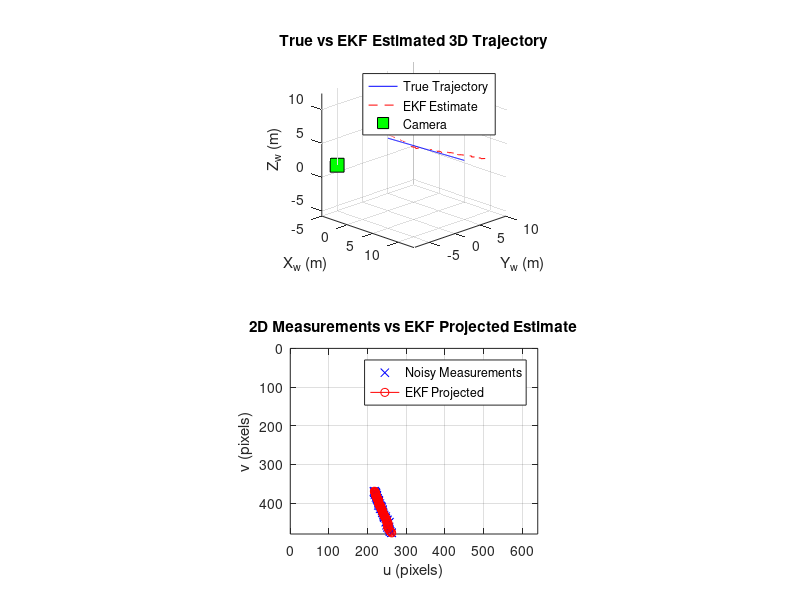
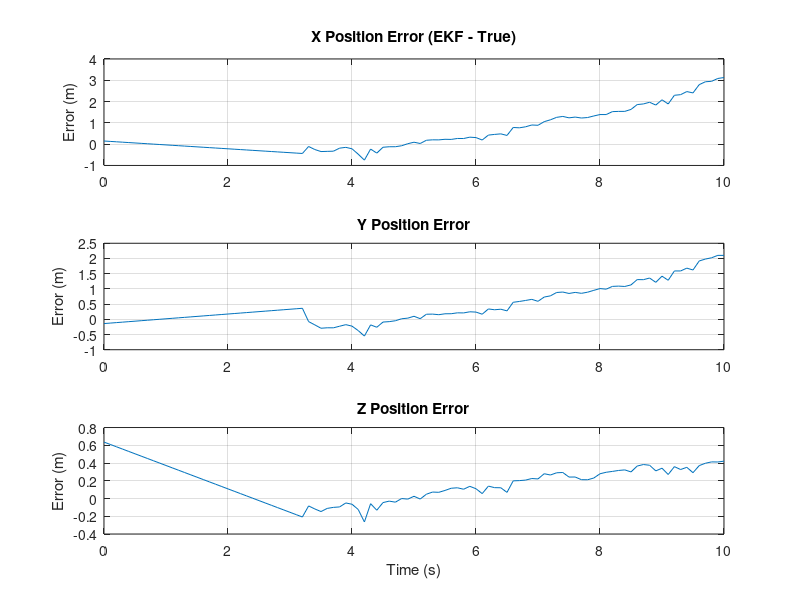
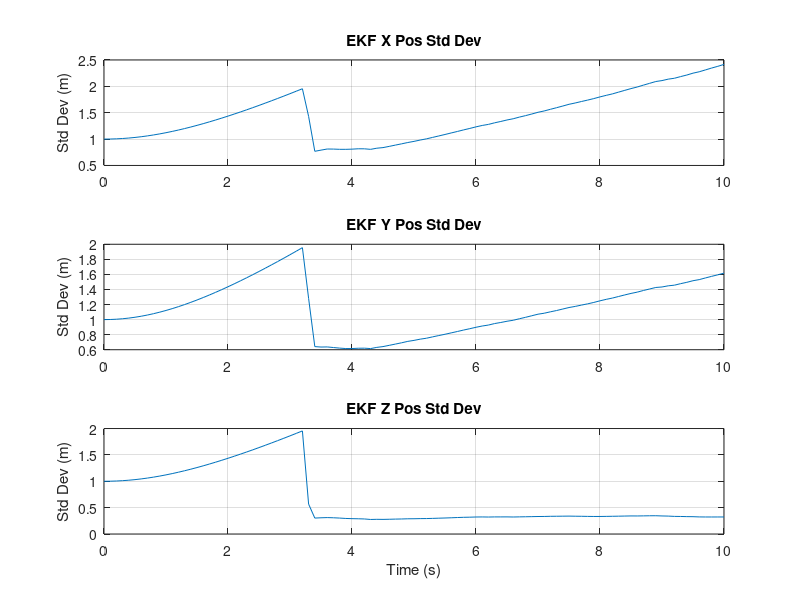

Source code (MATLAB) for these figures, in order:
% Simulation

% Simulates the 3D trajectory of a single object and then projects this trajectory
% onto the 2D image plane of a virtual pinhole camera.
% It then uses an EKF to estimate the 3D trajectory from the noisy 2D measurements.

%% Section 01: Time Vector

total_time = 10;
dt = 0.1;
time_vector = 0:dt:total_time;

%% Section 02: Object Initial State and Velocity Vector (True Trajectory)

initial_position = [0; 0; 5]; % [x; y; z] (metres)
const_velocity = [1; 0.5; -0.2];   % [vx; vy; vz] (m/s)

%% Section 03: Calculating True 3D Trajectory

num_steps          = length(time_vector);
true_trajectory_3D = zeros(3, num_steps); % Store true [x; y; z] in each column
true_state         = zeros(6, num_steps); % Store true [x;y;z;vx;vy;vz] in each column

% Accessing First Column 
true_trajectory_3D(:, 1) = initial_position;
true_state(1:3, 1)       = initial_position;
true_state(4:6, 1)       = const_velocity;

for i = 2:num_steps
    % Constant Velocity Model 
    true_trajectory_3D(:, i) = true_trajectory_3D(:, i-1) + const_velocity * dt;
    true_state(1:3, i) = true_trajectory_3D(:, i);
    true_state(4:6, i) = const_velocity; % Velocity remains constant
end

%% Section 04: Virtual Camera, K Matrix (Intrinsic Parameters)

focal_length = 500;
principal_point = [320; 240];

% Transform 3D points from the camera's own coordinate system 
% into 2D pixel coordinates on the image plane.
K_cam = [focal_length,     0,       principal_point(1); 
              0,      focal_length, principal_point(2);
              0,           0,                1         ];

%% Section 05: Virtual Camera Position Definition (Extrinsic Parameters)

camera_position_GCF = [-5; -5; 1]; % Camera Position in GCF 
look_at_point_GCF   = [0; 0; 0];   % Point the camera is looking at
camera_up_GCF       = [0; 0; 1];   % 'Up' direction of camera 

% Camera's local coord Axes (Orientation in GCF)
% X,Y,Z axes if standing at the camera and looking through it

% Cam Viewing Direction
Zc = (look_at_point_GCF - camera_position_GCF) / norm(look_at_point_GCF - camera_position_GCF);

% Cam Local X-axis 
Xc = cross(camera_up_GCF, Zc) / norm(cross(camera_up_GCF, Zc));

% Cam Local Y-axis 
Yc = cross(Zc, Xc);

R_GCF_to_Cam = [Xc'; Yc'; Zc'];
t_GCF_to_Cam = -R_GCF_to_Cam * camera_position_GCF; % Translation of GCF origin in cam CF

%% Section 06: Generate Noisy 2D Measurements from True 3D Trajectory
measurements_2D_noisy = zeros(2, num_steps); % Store noisy [u; v]
is_in_FoV = false(1, num_steps);

image_width  = 640;
image_height = 480;

% Measurement Noise STD (in pixels)
measurement_noise_std_u = 2.0; % 2 pixels noise in u
measurement_noise_std_v = 2.0; % 2 pixels noise in v
R_ekf = diag([measurement_noise_std_u^2, measurement_noise_std_v^2]); % Measurement noise covariance for EKF

for i = 1:num_steps
    % True 3D position of object at current time step 
    P_true_GCF = true_trajectory_3D(:, i);
    % Transform this to Camera CF
    P_camera_true = R_GCF_to_Cam * P_true_GCF + t_GCF_to_Cam;

    % if object in front of camera 
    if P_camera_true(3) > 0.01
        % perform perspective projection
        
        % scales down to project its looks on a 1 unit away image plane. 
        % x_n, y_n, coords on the plane centered around optical axis 
        x_norm = P_camera_true(1) / P_camera_true(3);
        y_norm = P_camera_true(2) / P_camera_true(3);

        % add extra dimension so single transformation matrix obtained
        % understand these two lines better 
        p_homo_norm = [x_norm; y_norm; 1];

        % focal_length scales x_n, y_n to distances on the image sensor.
        % shifts origin from princip. pt. to actual org. of image sensor
        p_pixels_homo = K_cam * p_homo_norm;

        u_true = p_pixels_homo(1);
        v_true = p_pixels_homo(2);

        % check if the u,v are within the boundaries of the camera's image
        if u_true >= 0 && u_true < image_width && v_true >= 0 && v_true < image_height
            is_in_FoV(i) = true;
            % Add Gaussian noise to the true pixel measurements
            % randn -> rand. no. from std distribution 
            % scale this rand. noise to match error of std_u and std_v. 
            measurements_2D_noisy(:, i) = [u_true; v_true] + randn(2,1) .* [measurement_noise_std_u; measurement_noise_std_v];
        else
            measurements_2D_noisy(:, i) = [NaN; NaN];
        end
    else
        measurements_2D_noisy(:, i) = [NaN; NaN];
    end
end

%% Section 07: EKF Implementation
% EKF State: X_est = [x_est, y_est, z_est, vx_est, vy_est, vz_est]' (6x1)
% EKF Covariance: P_est (6x6), plots uncertainty. 
X_est = zeros(6, num_steps);
P_est_diag_history = zeros(6, num_steps); 

% initial EKF guess (true + noise)
X_est(:, 1) = true_state(:,1) + randn(6,1).* [0.5;0.5;0.5;0.1;0.1;0.1]; 

% initial EKF covariance (uncertainty in initial guess)
P_est = diag([1^2, 1^2, 1^2, 0.5^2, 0.5^2, 0.5^2]); 
P_est_diag_history(:,1) = diag(P_est);

% EKF constant veloc. process model 
% x_k = F * x_{k-1} + w_k
% w_k -> process noise, i assume random accelerations average to zero over
% time, so 0 mean and Q_ekf, process noise covariance matrix. 
F_ekf = [1  0  0  dt 0  0 ;
         0  1  0  0  dt 0 ;
         0  0  1  0  0  dt;
         0  0  0  1  0  0 ;
         0  0  0  0  1  0 ;
         0  0  0  0  0  1 ];

% Process Noise Covariance Q_ekf (reflects unmodeled accelerations)
a_max_ekf = 0.5; % m/s^2
Q_vel_unc = (a_max_ekf * dt)^2; % Simplified: variance of velocity change in one step
Q_pos_unc_from_vel = (0.5 * a_max_ekf * dt^2)^2; % Simplified: variance of position change due to vel change

Q_ekf = diag([Q_pos_unc_from_vel, Q_pos_unc_from_vel, Q_pos_unc_from_vel, ...
              Q_vel_unc, Q_vel_unc, Q_vel_unc]);
% A common form for Q in CV involves dt^4, dt^3, dt^2 terms.
% For simplicity here, we use a diagonal Q. Refer to lecture page 6, (xi(k) ~ N(0,Q(k)))
% The Q matrix from your lecture (page 9) for the pendulum is a specific example.
% For CV, let's use a simpler form or you can derive a more complex one.
% For our 6D state:
accel_variance = a_max_ekf^2; % (m/s^2)^2
Q_ekf_block = [dt^4/4 * accel_variance, 0, 0, dt^3/2 * accel_variance, 0, 0;
               0, dt^4/4 * accel_variance, 0, 0, dt^3/2 * accel_variance, 0;
               0, 0, dt^4/4 * accel_variance, 0, 0, dt^3/2 * accel_variance;
               dt^3/2 * accel_variance, 0, 0, dt^2 * accel_variance, 0, 0;
               0, dt^3/2 * accel_variance, 0, 0, dt^2 * accel_variance, 0;
               0, 0, dt^3/2 * accel_variance, 0, 0, dt^2 * accel_variance];
% Q_ekf = Q_ekf_block; % Using a more standard continuous Wiener process acceleration model derived Q

% EKF Loop
for k = 2:num_steps
    % --- Prediction Step ---
    % x_pred = f(X_est_prev, u_prev) -> for CV, x_pred = F_ekf * X_est_prev
    X_pred = F_ekf * X_est(:, k-1);
    % P_pred = J * P_est_prev * J' + Q_ekf -> for CV, J is F_ekf
    P_pred = F_ekf * P_est * F_ekf' + Q_ekf;

    % --- Update Step (if measurement is available) ---
    if is_in_FoV(k) && ~any(isnan(measurements_2D_noisy(:, k)))
        % Current noisy measurement
        Z_measured = measurements_2D_noisy(:, k);

        % Calculate expected measurement h(X_pred)
        % This is your camera projection function using X_pred(1:3)
        P_world_pred = X_pred(1:3); % Predicted 3D position
        P_camera_pred = R_GCF_to_Cam * P_world_pred + t_GCF_to_Cam;

        % Check if predicted point is in front of camera for h(x)
        if P_camera_pred(3) > 0.01
            x_norm_pred = P_camera_pred(1) / P_camera_pred(3);
            y_norm_pred = P_camera_pred(2) / P_camera_pred(3);
            p_homo_norm_pred = [x_norm_pred; y_norm_pred; 1];
            p_pixels_homo_pred = K_cam * p_homo_norm_pred;
            Z_expected = p_pixels_homo_pred(1:2); % h(X_pred)

            % Calculate Jacobian H of observation function h(X) w.r.t X
            % H = dh/dX | evaluated at X_pred
            % For h(x) = [ K(1,1)*x_cam/z_cam + K(1,3);
            %              K(2,2)*y_cam/z_cam + K(2,3) ]
            % where x_cam, y_cam, z_cam are functions of X_pred(1:3) via R_GCF_to_Cam, t_GCF_to_Cam
            % This is the most complex part to derive analytically.
            % Let P_cam = R*P_world + t = [Xc; Yc; Zc]
            % u = fx * Xc/Zc + cx
            % v = fy * Yc/Zc + cy
            % H will be 2x6. Derivatives w.r.t vx,vy,vz are 0.
            % du/dx = fx * ( (dXc/dx)*Zc - Xc*(dZc/dx) ) / Zc^2
            % dXc/dx = R_GCF_to_Cam(1,1), dYc/dx = R_GCF_to_Cam(2,1), dZc/dx = R_GCF_to_Cam(3,1)
            % etc. for dy, dz.

            Xc_val = P_camera_pred(1);
            Yc_val = P_camera_pred(2);
            Zc_val = P_camera_pred(3);
            fx = K_cam(1,1);
            fy = K_cam(2,2);

            % Jacobian of camera projection w.r.t P_camera = [Xc, Yc, Zc]'
            dH_dPc = [fx/Zc_val, 0,        -fx*Xc_val/(Zc_val^2);
                      0,         fy/Zc_val, -fy*Yc_val/(Zc_val^2)];

            % Jacobian of P_camera w.r.t P_world (which is X_pred(1:3)) is R_GCF_to_Cam
            dPc_dPworld = R_GCF_to_Cam; % This is 3x3

            % Chain rule: dH_dPworld = dH_dPc * dPc_dPworld
            H_jacobian_pos = dH_dPc * dPc_dPworld; % This is 2x3

            H_ekf = [H_jacobian_pos, zeros(2,3)]; % Full 2x6 Jacobian for EKF state

            % Innovation (Residual)
            Y_residual = Z_measured - Z_expected;

            % Innovation Covariance
            S_ekf = H_ekf * P_pred * H_ekf' + R_ekf;

            % Kalman Gain
            K_gain = P_pred * H_ekf' * inv(S_ekf); % inv(S_ekf) or S_ekf\eye(size(S_ekf))

            % Update State Estimate
            X_est(:, k) = X_pred + K_gain * Y_residual;

            % Update Covariance Estimate
            P_est = (eye(6) - K_gain * H_ekf) * P_pred;
        else
            % Predicted point is behind camera, cannot form expected measurement
            % Only do prediction
            X_est(:, k) = X_pred;
            P_est = P_pred;
        end
    else
        % No valid measurement (out of FoV or NaN)
        % Only do prediction step
        X_est(:, k) = X_pred;
        P_est = P_pred;
    end
    P_est_diag_history(:,k) = diag(P_est); % Store diagonal for plotting uncertainty
end


%% Section 08: Visualization with EKF results
figure (2);
% Plot True 3D Trajectory vs EKF Estimated 3D Trajectory
subplot(2,1,1);
plot3(true_trajectory_3D(1,:), true_trajectory_3D(2,:), true_trajectory_3D(3,:), 'b-', 'DisplayName', 'True Trajectory');
hold on;
plot3(X_est(1,:), X_est(2,:), X_est(3,:), 'r--', 'DisplayName', 'EKF Estimate');
plot3(camera_position_GCF(1), camera_position_GCF(2), camera_position_GCF(3), 'ks', 'MarkerSize', 10, 'MarkerFaceColor', 'g', 'DisplayName', 'Camera');
xlabel('X_w (m)'); ylabel('Y_w (m)'); zlabel('Z_w (m)');
title('True vs EKF Estimated 3D Trajectory');
legend show; grid on; axis equal; view(45,20);
hold off;

% Plot 2D measurements vs EKF projected measurements
subplot(2,1,2);
plot(measurements_2D_noisy(1,is_in_FoV), measurements_2D_noisy(2,is_in_FoV), 'bx', 'DisplayName', 'Noisy Measurements');
hold on;
% Project EKF estimated trajectory back to 2D for comparison
ekf_projected_2D = zeros(2, num_steps);
for k_vis = 1:num_steps
    if is_in_FoV(k_vis) % Only project if original measurement was in FoV
        P_world_ekf_est = X_est(1:3, k_vis);
        P_camera_ekf_est = R_GCF_to_Cam * P_world_ekf_est + t_GCF_to_Cam;
        if P_camera_ekf_est(3) > 0.01
            x_norm_ekf = P_camera_ekf_est(1) / P_camera_ekf_est(3);
            y_norm_ekf = P_camera_ekf_est(2) / P_camera_ekf_est(3);
            p_homo_norm_ekf = [x_norm_ekf; y_norm_ekf; 1];
            p_pixels_homo_ekf = K_cam * p_homo_norm_ekf;
            ekf_projected_2D(:, k_vis) = p_pixels_homo_ekf(1:2);
        else
            ekf_projected_2D(:, k_vis) = [NaN; NaN];
        end
    else
         ekf_projected_2D(:, k_vis) = [NaN; NaN];
    end
end
plot(ekf_projected_2D(1,is_in_FoV), ekf_projected_2D(2,is_in_FoV), 'r-o', 'DisplayName', 'EKF Projected');
xlabel('u (pixels)'); ylabel('v (pixels)');
title('2D Measurements vs EKF Projected Estimate');
axis([0 image_width 0 image_height]);
set(gca, 'YDir','reverse'); grid on; axis equal; legend show;
hold off;

% Optional: Plot estimation errors
figure(3);
error_pos = X_est(1:3,:) - true_trajectory_3D;
subplot(3,1,1); plot(time_vector, error_pos(1,:)); title('X Position Error (EKF - True)'); ylabel('Error (m)'); grid on;
subplot(3,1,2); plot(time_vector, error_pos(2,:)); title('Y Position Error'); ylabel('Error (m)'); grid on;
subplot(3,1,3); plot(time_vector, error_pos(3,:)); title('Z Position Error'); ylabel('Error (m)'); xlabel('Time (s)'); grid on;

% Optional: Plot uncertainty (standard deviation from P_est diagonal)
figure(4);
std_dev_pos = sqrt(P_est_diag_history(1:3,:));
subplot(3,1,1); plot(time_vector, std_dev_pos(1,:)); title('EKF X Pos Std Dev'); ylabel('Std Dev (m)'); grid on;
subplot(3,1,2); plot(time_vector, std_dev_pos(2,:)); title('EKF Y Pos Std Dev'); ylabel('Std Dev (m)'); grid on;
subplot(3,1,3); plot(time_vector, std_dev_pos(3,:)); title('EKF Z Pos Std Dev'); ylabel('Std Dev (m)'); xlabel('Time (s)'); grid on;


%% Section 09: Output EKF results (Example)
disp('EKF Estimated Final 3D Position:');
disp(X_est(1:3, end));
disp('True Final 3D Position:');
disp(true_trajectory_3D(:, end));
